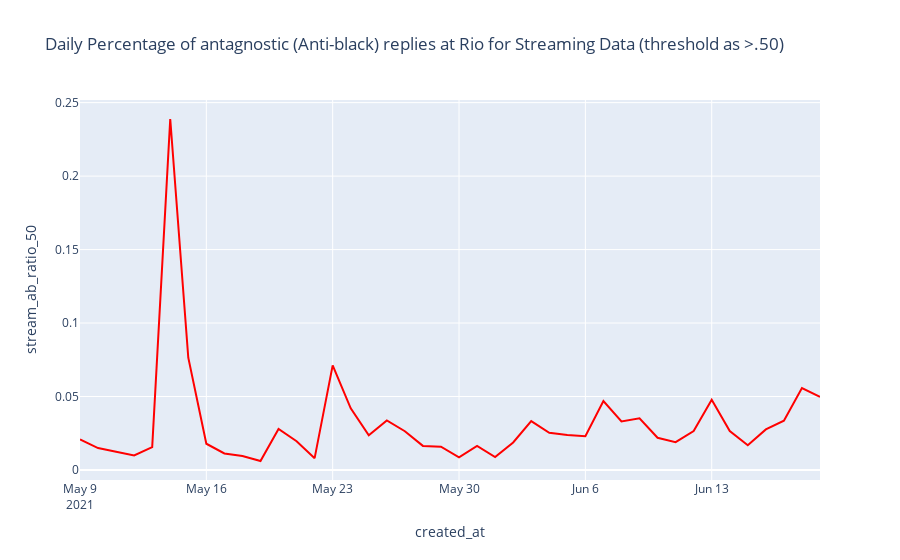

The cell this chart's notebook holds for it:
### Code cell
fig_stream_daily_ratio_ab_50 =px.line(daily_counts_stream_ab_wide_50,
                          x="created_at",
                          y="stream_ab_ratio_50",
                          title='Daily Percentage of antagnostic (Anti-black) replies at Rio for Streaming Data (threshold as >.50)',
                          color_discrete_sequence =["red"]

            )
fig_stream_daily_ratio_ab_50.show()

### Figure 1 — Plotly figure (JSON) as saved in the notebook; plotly's stock layout.template omitted (floating-point values rounded to 4 significant figures)
{"data": [{"hovertemplate": "created_at=%{x}<br>stream_ab_ratio_50=%{y}<extra></extra>", "legendgroup": "", "line": {"color": "red", "dash": "solid"}, "mode": "lines", "name": "", "orientation": "v", "showlegend": false, "type": "scatter", "x": ["2021-05-09", "2021-05-10", "2021-05-11", "2021-05-12", "2021-05-13", "2021-05-14", "2021-05-15", "2021-05-16", "2021-05-17", "2021-05-18", "2021-05-19", "2021-05-20", "2021-05-21", "2021-05-22", "2021-05-23", "2021-05-24", "2021-05-25", "2021-05-26", "2021-05-27", "2021-05-28", "2021-05-29", "2021-05-30", "2021-05-31", "2021-06-01", "2021-06-02", "2021-06-03", "2021-06-04", "2021-06-05", "2021-06-06", "2021-06-07", "2021-06-08", "2021-06-09", "2021-06-10", "2021-06-11", "2021-06-12", "2021-06-13", "2021-06-14", "2021-06-15", "2021-06-16", "2021-06-17", "2021-06-18", "2021-06-19"], "xaxis": "x", "y": [0.02073, 0.0149, 0.01243, 0.00984, 0.01553, 0.2389, 0.07638, 0.01784, 0.01122, 0.009477, 0.006098, 0.02795, 0.01954, 0.008026, 0.07115, 0.04197, 0.02361, 0.03369, 0.02635, 0.01638, 0.01586, 0.008558, 0.01636, 0.008787, 0.01875, 0.03321, 0.02525, 0.02381, 0.02292, 0.04695, 0.03303, 0.03518, 0.02193, 0.01896, 0.02651, 0.04777, 0.02654, 0.01682, 0.0276, 0.03352, 0.05576, 0.04969], "yaxis": "y"}], "layout": {"legend": {"tracegroupgap": 0}, "title": {"text": "Daily Percentage of antagnostic (Anti-black) replies at Rio for Streaming Data (threshold as >.50)"}, "xaxis": {"anchor": "y", "domain": [0, 1], "title": {"text": "created_at"}}, "yaxis": {"anchor": "x", "domain": [0, 1], "title": {"text": "stream_ab_ratio_50"}}}}
